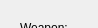
        <widget class="QWidget" name="actor_starting_items">
         <property name="geometry">
          <rect>
           <x>0</x>
           <y>0</y>
           <width>98</width>
           <height>28</height>
          </rect>
         </property>
         <attribute name="label">
          <string>Starting Items</string>
         </attribute>
         <widget class="QLabel" name="actor_weapon_label">
          <property name="geometry">
           <rect>
            <x>20</x>
            <y>20</y>
            <width>51</width>
            <height>16</height>
           </rect>
          </property>
          <property name="text">
           <string>Weapon:</string>
          </property>
         </widget>
         <widget class="QComboBox" name="actor_weapon_combo">
          <property name="geometry">
           <rect>
            <x>20</x>
            <y>40</y>
            <width>111</width>
            <height>22</height>
           </rect>
          </property>
          <item>
           <property name="text">
            <string>---</string>
           </property>
          </item>
         </widget>
         <widget class="QComboBox" name="actor_uniform_combo">
          <property name="geometry">
           <rect>
            <x>20</x>
            <y>100</y>
            <width>111</width>
            <height>22</height>
           </rect>
          </property>
          <item>
           <property name="text">
            <string>---</string>
           </property>
          </item>
         </widget>
         <widget class="QLabel" name="actor_uniform_label">
          <property name="geometry">
           <rect>
            <x>20</x>
            <y>80</y>
            <width>41</width>
            <height>16</height>
           </rect>
          </property>
          <property name="text">
           <string>Uniform:</string>
          </property>
         </widget>
         <widget class="QLabel" name="actor_id_label">
          <property name="geometry">
           <rect>
            <x>20</x>
            <y>140</y>
            <width>16</width>
            <height>16</height>
           </rect>
          </property>
          <property name="text">
           <string>ID:</string>
          </property>
         </widget>
         <widget class="QComboBox" name="actor_id_combo">
          <property name="geometry">
           <rect>
            <x>20</x>
            <y>160</y>
            <width>111</width>
            <height>22</height>
           </rect>
          </property>
          <item>
           <property name="text">
            <string>---</string>
           </property>
          </item>
         </widget>
        </widget>
